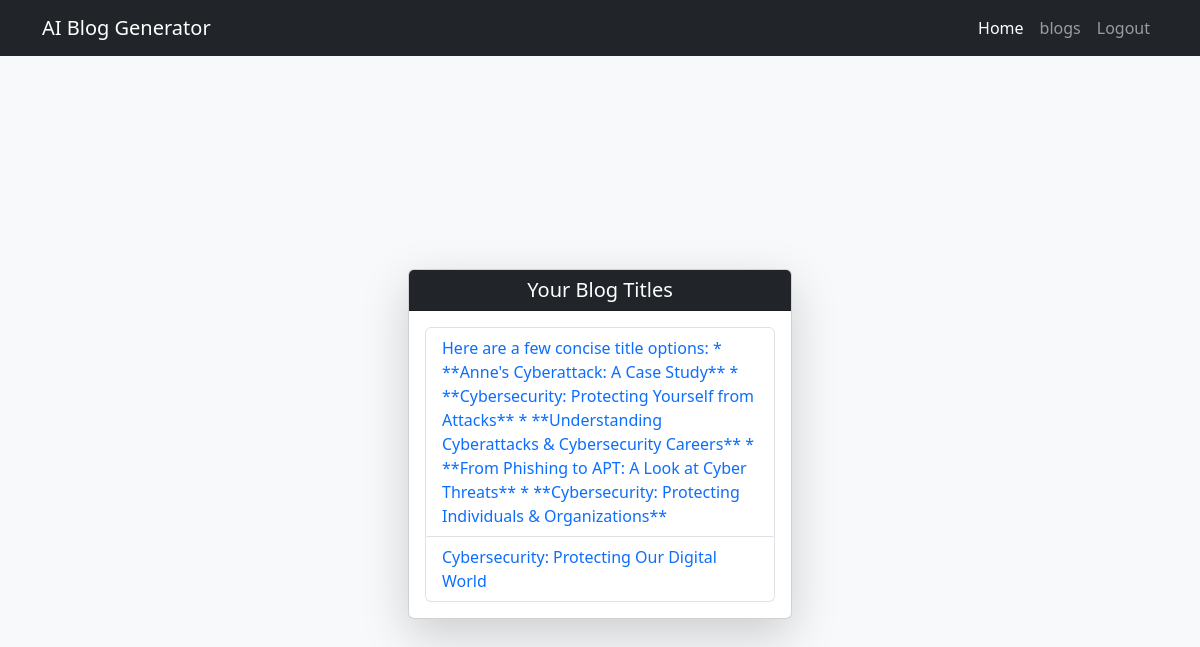
/blogs/ (signed in), run on the app's committed database.
### genai/models.py (models this page shows, shortened)
class GeneratedText(models.Model):
    user = models.ForeignKey(User, on_delete=models.CASCADE, related_name='generated_texts')
    url = models.URLField(max_length=200)
    text = models.TextField()
    title = models.CharField(max_length=200, default="Untitled")  # Set a default value here
    created_at = models.DateTimeField(auto_now_add=True)

### genai/views.py (the view)
# urls.py: path('blogs/', views.blog_list, name='blog_list'),
def blog_list(request):
    if request.user.is_authenticated:
        user = request.user
        blogs = GeneratedText.objects.filter(user=user)
        return render(request, 'blogs.html', {'blogs': blogs})
    return redirect('login')  # Redirect to login if not authenticated

### genai/templates/blogs.html (shortened to what this page needs)
<!doctype html>
<html lang="en">
<head>
    <link href="https://cdn.jsdelivr.net/npm/bootstrap@5.3.2/dist/css/bootstrap.min.css" rel="stylesheet" />
</head>
<body>
    <header>
        <nav class="navbar navbar-expand-lg navbar-dark bg-dark">
            <div class="container">
                <a class="navbar-brand" href="#">AI Blog Generator</a>
                <div class="collapse navbar-collapse" id="navbarNavAltMarkup">
                    <div class="navbar-nav ms-auto">
                        <a class="nav-link active" aria-current="page" href="{% url 'genai'%}">Home</a>
                        <a class="nav-link" href="{% url 'blog_list'%}">blogs</a>
                        {% if user.is_authenticated %}
                            <a class="nav-link" href="{% url 'logout' %}">Logout</a>
                        {% else %}
                            <a class="nav-link" href="{% url 'login' %}">Login</a>
                            <a class="nav-link" href="{% url 'signup' %}">Sign Up</a>
                        {% endif %}
                    </div>
                </div>
            </div>
        </nav>
    </header>
    <main>
        <div class="min-vh-100 d-flex align-items-center justify-content-center flex-column bg-light">
            <div class="card shadow-lg mb-4" style="width: 24rem;">
                <div class="card-header bg-dark text-white text-center">
                    <h5 class="mb-0">Your Blog Titles</h5>
                </div>
                <div class="card-body">
                    <ul class="list-group">
                        {% for blog in blogs %}
                            <li class="list-group-item">
                                <a href="{% url 'blog_detail' blog.id %}" class="text-decoration-none">{{ blog.title }}</a>
                            </li>
                        {% empty %}
                            <li class="list-group-item">You have no blogs yet.</li>
                        {% endfor %}
                    </ul>
                </div>
            </div>
        </div>
    </main>
</body>
</html>

### data on the page
GeneratedText: title "Here are a few concise title options: * **Anne's Cyberattack: A Case Study** * **Cybersecurity: Protecting Yourself from Attacks** * **Understanding Cyberattacks & Cybersecurity Careers** * **From Phishing to APT: A Look at Cyber Threats** * **Cybersecurity: Protecting Individuals & Organizations**"
GeneratedText: title "Cybersecurity: Protecting Our Digital World"
